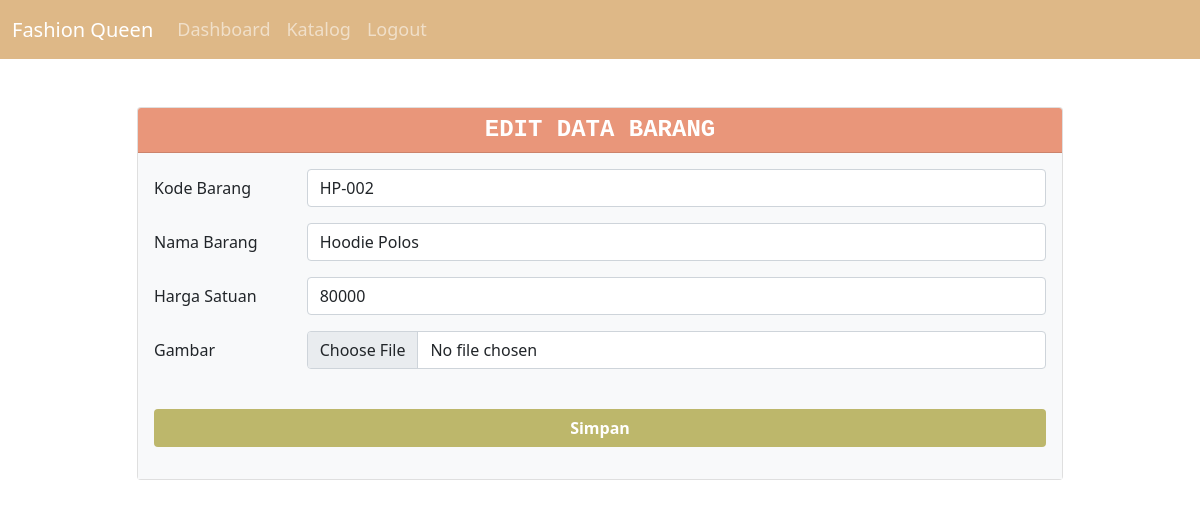
Screenshot of /EditData.php?id=8 with the database file from the repository.
### tables this page shows
CREATE TABLE `barang` (
  `id` int(11) NOT NULL,
  `kode_barang` varchar(10) NOT NULL,
  `nama_barang` varchar(40) NOT NULL,
  `harga_satuan` int(12) NOT NULL,
  `foto` text NOT NULL
);

### EditData.php (the view, shortened to what this page needs)
<?php
	include "Koneksi.php";
	$id = isset($_REQUEST["id"]) ? $_REQUEST["id"] : "";
	if ($id != "")
	{
		try{
		 $query = $koneksi->prepare("SELECT * FROM barang WHERE id=:id");
		 $query->bindParam(":id", $id);
		 $query->execute();
		 $data = $query->fetch(PDO::FETCH_OBJ);
		 }catch(PDOException $e){
			echo $e->getMessage();
		}
	}
?>
<html lang="id">
  <head>
      <link href="https://cdn.jsdelivr.net/npm/bootstrap@5.0.0-beta1/dist/css/bootstrap.min.css" rel="stylesheet">
  </head>
  <body>
    <nav class="navbar navbar-expand-lg navbar-dark">
        <div class="container-fluid">
            <a class="navbar-brand">Fashion Queen</a>
            <div class="collapse navbar-collapse" id="navbarSupportedContent">
                <ul class="navbar-nav mr-auto">
                    <li class="nav-item active">
                        <a class="nav-link" href="Dashboard.php">Dashboard</a>
                    </li>
                    <li class="nav-item active">
                        <a class="nav-link" href="KatalogAdmin.php">Katalog</a>
                    </li>
                    <li class="nav-item active">
                        <a class="nav-link" href="Beranda.php">Logout</a>
                    </li>
                </ul>
            </div>
    </nav>
	<div class="container">
		<div class="my-5">
	 		<div class="row justify-content-center">
	 			<div class="col-md-10">
	 				<div class="card">
	 					<div class="card-header text-center text-white" style="background-color:#E9967A; height: 45px">
	              			<h5 class="font-monospace fw-bold fs-4"> EDIT DATA BARANG</h5>
	              		</div>
	              		<div class="card-body bg-light">
							<form action="EditData.php" method="post">
			                    <div class="mb-3 row">
			            	        <label class="col-sm-2 col-form-label">Kode Barang</label>
			                	    <div class="col-sm-10">
			                    		<input type="text" name="kode" class="form-control" placeholder="Kode Barang" value="<?php echo $data->kode_barang; ?>" required="">
			                    	</div>
			                    </div>
			                    <div class="mb-3 row">
			                    	<label class="col-sm-2 col-form-label">Nama Barang</label>
			                    	<div class="col-sm-10">
			                    		<input type="text" name="nama" class="form-control" placeholder="Nama Barang" value="<?php echo $data->nama_barang; ?>"required="">
			                    	</div>
			                    </div>
								<div class="mb-3 row">
			                    	<label class="col-sm-2 col-form-label">Harga Satuan</label>
			                    	<div class="col-sm-10">
			                    		<input type="text" name="harga" class="form-control" placeholder="Harga Satuan (Rp)" value="<?php echo $data->harga_satuan; ?>" required="">
			                    	</div>
			                    </div>
								<div class="mb-3 row">
	                    			<label class="col-sm-2 col-form-label">Gambar</label>
	                    			<div class="col-sm-10">
	                 			   		<input type="file" name="foto" class="form-control">
	                    			</div>
	                    		</div>
			 					<br />
								<div class="mb-3">
		               				 <button type="submit" name="simpan" value="Simpan" class=" btn">Simpan</button>
		            			</div>
			 				</form>
				 		</div>
				 	</div>
				 </div>
			</div>
		</div>
	</div>
  </body>
</html>

### EditData.php (style rules this page uses)
.navbar-expand-lg { background-color: #DEB887; font-size:18px; }
.btn { background-color: #BDB76B; color: #ffffff; width: 100%; font-weight: bold; }

### rows the page displays
barang: kode "HP-002", nama "Hoodie Polos", harga "80000"
